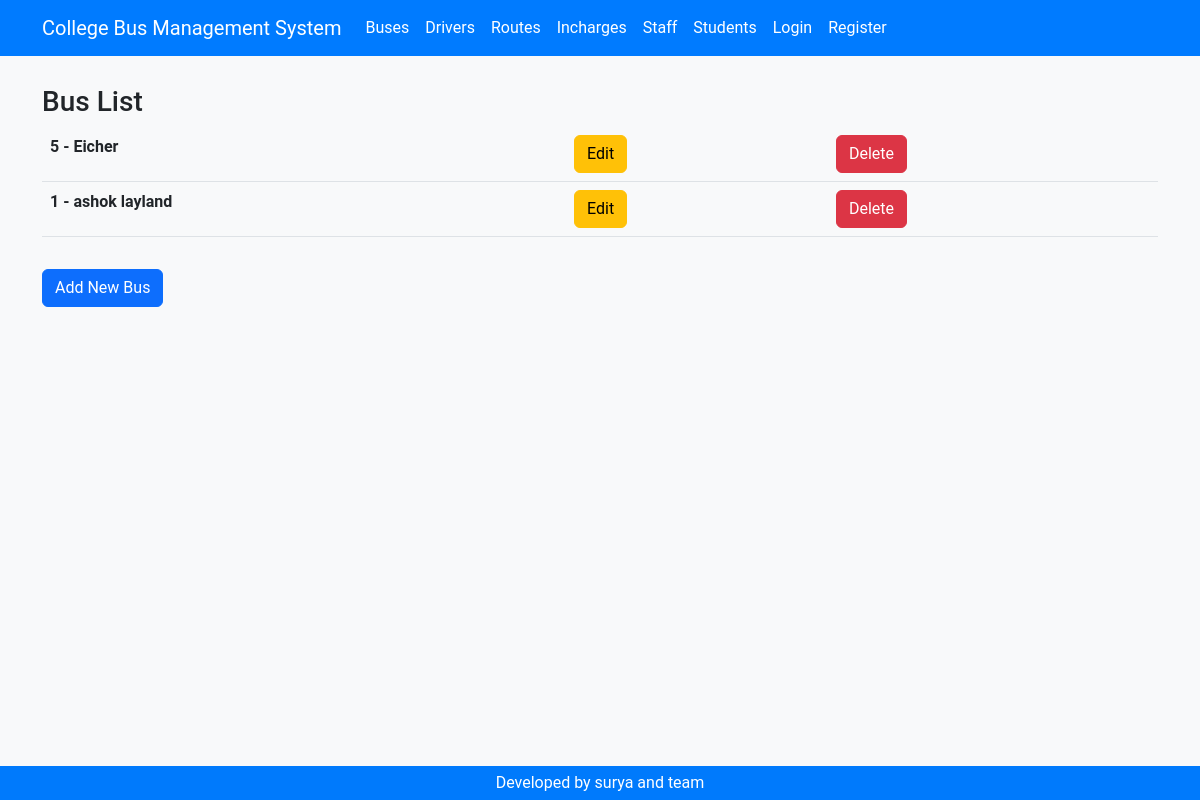
/buses/, run on the app's committed database.
### buses/models.py (models this page shows, shortened)
class Buses(models.Model):
    bus_no = models.PositiveIntegerField()
    bus_reg_no = models.CharField(max_length=50)
    bus_route = models.CharField(max_length=50)
    bus_driver_name = models.CharField(max_length=50)
    bus_driver_contact = models.CharField(max_length=50)
    bus_incharge_name = models.CharField(max_length=50)
    bus_incharge_contact = models.CharField(max_length=50)
    bus_model = models.CharField(max_length=50)
    bus_sitting_capacity = models.PositiveIntegerField()
    created_at = models.DateTimeField(default=datetime.now)

### buses/views.py (the view)
# urls.py: path('', views.bus_list, name='bus_list'),
def bus_list(request):
    buses = Buses.objects.all()
    return render(request, 'buses/bus_list.html', {'buses': buses})

### accounts/context_processors.py (called while the page is built)
def user_type(request):
    if request.user.is_authenticated:
        try:
            profile = Profile.objects.get(user=request.user)
            return {'user_type': profile.user_type}
        except Profile.DoesNotExist:
            return {'user_type': None}
    return {'user_type': None}

### templates/buses/bus_list.html (shortened to what this page needs)
{% load static %}
<!DOCTYPE html>
<html lang="en">
  <head>
    <link href="{% static 'css/bootstrap.min.css' %}" rel="stylesheet" />
    <link href="{% static 'css/styles.css' %}" rel="stylesheet" />
  </head>
  <body>
    {% include 'header.html' %}
    <div class="container">
      {% block content %}
        <div class="row">
          <div class="col-md-12">
            <h3 class="text-left">Bus List</h3>
            <div class="table table-responsive">
              <table class="table table-hover">
                <tbody>
                  {% for bus in buses %}
                    <tr>
                      <th scope="row">{{ bus.bus_no }} - {{ bus.bus_model }}</th>
                      <td>
                        <button onclick="location.href='{% url 'bus_update' bus.pk %}'" class="btn btn-warning">Edit</button>
                      </td>
                      <td>
                        <button onclick="location.href='{% url 'bus_delete' bus.pk %}'" class="btn btn-danger">Delete</button>
                      </td>
                    </tr>
                  {% endfor %}
                </tbody>
              </table>
            </div>
          </div>
        </div>
        <div class="row">
          <div class="col-md-12">
            <button onclick="location.href='{% url 'bus_create' %}'" class="btn btn-primary">Add New Bus</button>
          </div>
        </div>
      {% endblock %}
    </div>
    {% include 'footer.html' %}
  </body>
</html>

### static/css/styles.css (style rules this page uses)
body { background-color: #f8f9fa; font-family: 'Roboto', sans-serif; padding-top: 70px; }

### data on the page
Buses: bus_no "5", bus_model "Eicher"
Buses: bus_no "1", bus_model "ashok layland"
